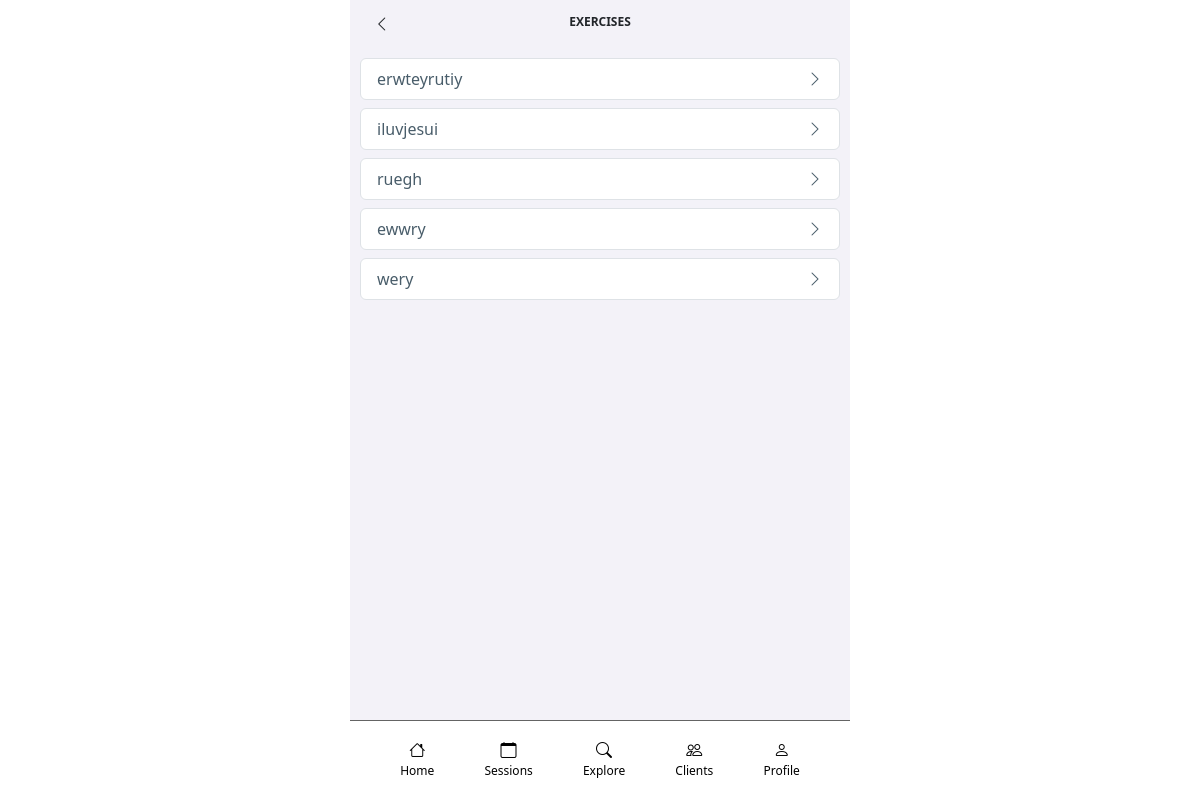
The app's page /fitnessApp/exercises (signed in), older data.
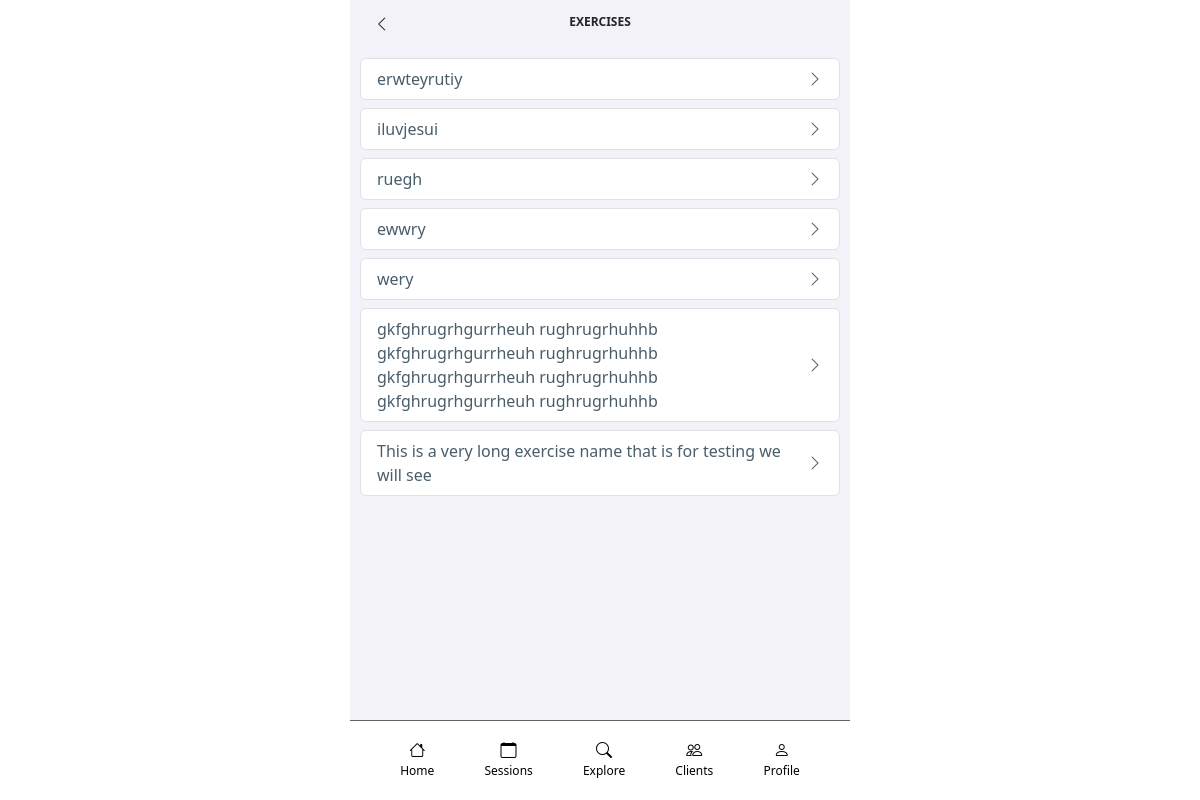
The same page, newer data.
### fitnessApp/models/exercise_models.py (models this page shows, shortened)
class Exercise(models.Model):
    name = models.CharField(max_length=200)
    description = models.CharField(max_length=1000, blank=True)
    video_id = models.CharField(max_length=50, null=True)
    public_flag = models.BooleanField(default=False)
    weight_flag = models.BooleanField(default=True)
    creator = models.ForeignKey(FitnessAppPerson, on_delete=models.SET_NULL, null=True)

### fitnessApp/views/exercise_views.py (the view)
# urls.py: path("exercises", ExerciseListView.as_view(), name="exercises"),
class ExerciseListView(ListView):
    model = Exercise
    template_name = "exercise_list.html"
    paginate_by = 50
    def get_queryset(self):
        queryset = super().get_queryset()
        if (self.request.user.is_anonymous):
            queryset = queryset.filter(Q(public_flag="True"))
        else:
            queryset = queryset.filter(Q(creator=self.request.user.person) | Q(public_flag="True"))
        return queryset

### fitnessApp/templates/exercise_list.html
{% extends "base/base.html" %}
{% block title %}Exercises{% endblock %}
{% block header-left-link %}{% url 'explore' %}{% endblock %}
{% block header-left-icon %}<i class="bi bi-chevron-left"></i>{% endblock %}
{% block content %}
<div>
    {% for item in object_list %}
    {% include 'exercise_card.html' %}
    {% empty %}
    No exercises yet.
    {% endfor %}
</div>
{% endblock %}

### fitnessApp/templates/exercise_card.html
<ul class="list-group mb-2">
    <li class="list-group-item">
        <a class="fitnessapp-profile-item" href="{% url 'exercise-detail' item.id %}">
            <div class="row fitnessapp-text-color-header">
                <div class="col">
                    <span class="fitnessapp-text-color-header">{{ item.name }}</span>
                </div>
                <div class="col-auto d-flex text-end align-items-center">
                    <i class="bi bi-chevron-right fs-6"></i>
                </div>
            </div>
        </a>
    </li>
</ul>

Row changes from the older to the newer data that the page shows:
added Exercise: name "gkfghrugrhgurrheuh rughrugrhuhhb gkfghrugrhgurrheuh rughrugrhuhhb gkfghrugrhgurrheuh rughrugrhuhhb gkfghrugrhgurrheuh rughrugrhuhhb"
added Exercise: name "This is a very long exercise name that is for testing we will see"
